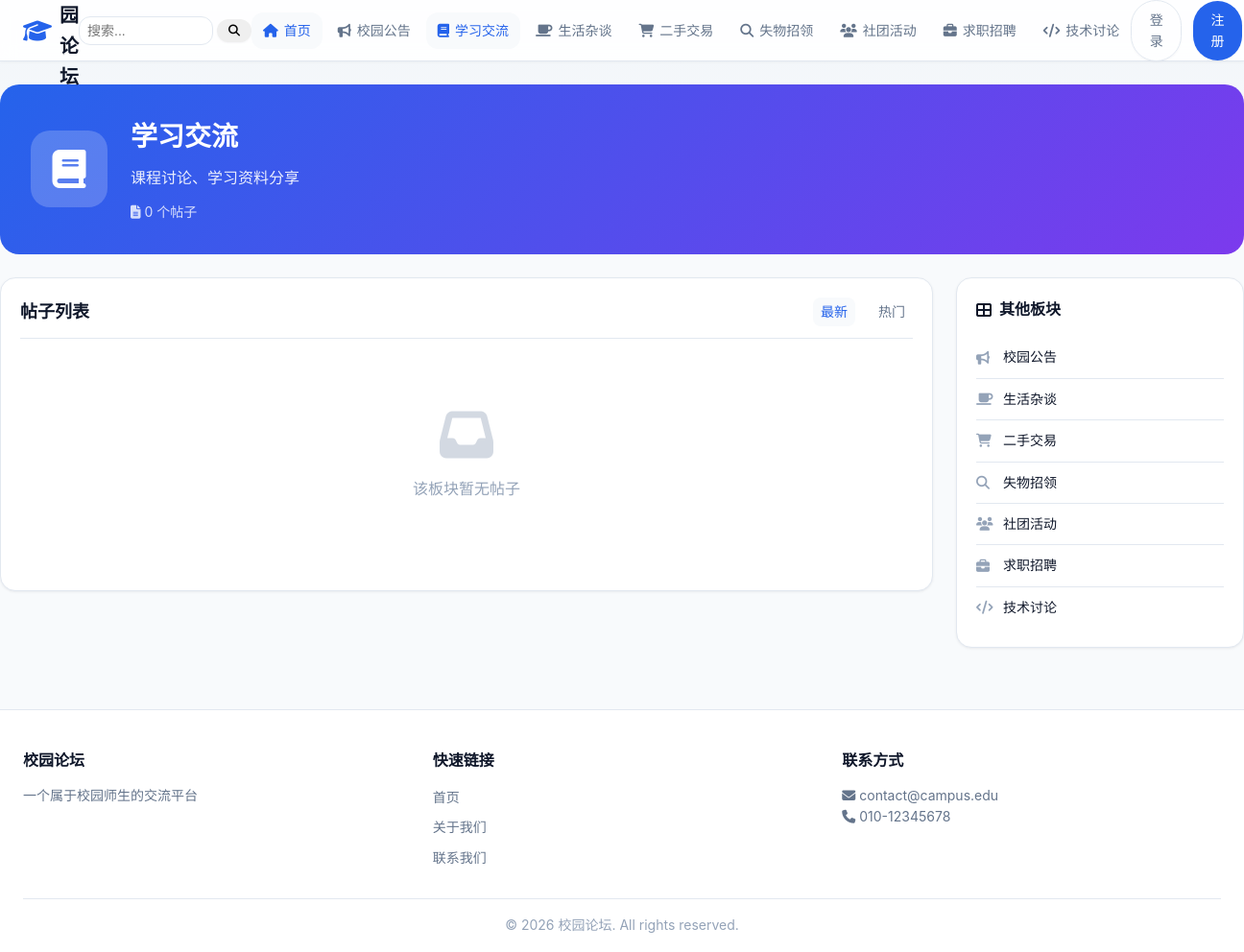
/category.php?id=2, run on the app's committed database.
### tables this page shows
CREATE TABLE categories (
    id INT PRIMARY KEY AUTO_INCREMENT,
    name VARCHAR(50) NOT NULL COMMENT '板块名称',
    description TEXT COMMENT '板块描述',
    icon VARCHAR(50) COMMENT '图标',
    sort_order INT DEFAULT 0 COMMENT '排序',
    status TINYINT DEFAULT 1 COMMENT '状态：0-禁用，1-正常',
    created_at TIMESTAMP DEFAULT CURRENT_TIMESTAMP
);

### includes/functions.php (called while the page is built, shortened)
<?php
function clean($data) {
    return htmlspecialchars(trim($data), ENT_QUOTES, 'UTF-8');
}
function isLoggedIn() {
    return false;
}
function getCurrentUser() {
    if (!isLoggedIn()) {
        return null;
    }
    $pdo = getDBConnection();
    $stmt = $pdo->prepare("SELECT * FROM users WHERE id = ? AND status = 1");
    $stmt->execute([$_SESSION['user_id']]);
    return $stmt->fetch();
}
function getCategories() {
    $pdo = getDBConnection();
    $stmt = $pdo->query("SELECT * FROM categories WHERE status = 1 ORDER BY sort_order ASC");
    return $stmt->fetchAll();
}
function getCategory($id) {
    $pdo = getDBConnection();
    $stmt = $pdo->prepare("SELECT * FROM categories WHERE id = ? AND status = 1");
    $stmt->execute([$id]);
    return $stmt->fetch();
}
function getPostsCount($categoryId = null) {
    $pdo = getDBConnection();
    $sql = "SELECT COUNT(*) FROM posts WHERE status = 1";
    $params = [];
    if ($categoryId) {
        $sql .= " AND category_id = ?";
        $params[] = $categoryId;
    }
    $stmt = $pdo->prepare($sql);
    $stmt->execute($params);
    return $stmt->fetchColumn();
}

### category.php (the view, shortened to what this page needs)
<?php
require_once __DIR__ . '/includes/functions.php';
$categoryId = isset($_GET['id']) ? intval($_GET['id']) : 0;
$category = getCategory($categoryId);
$page = isset($_GET['page']) ? max(1, intval($_GET['page'])) : 1;
$posts = getPosts($categoryId, $page);
$totalPosts = getPostsCount($categoryId);
include __DIR__ . '/includes/header.php';
?>
<div class="category-container">
    <section class="category-header">
        <div class="category-header-content">
            <div class="category-icon-large">
                <i class="fas fa-<?php echo $category['icon']; ?>"></i>
            </div>
            <div class="category-header-info">
                <h1><?php echo clean($category['name']); ?></h1>
                <p><?php echo clean($category['description']); ?></p>
                <div class="category-stats">
                    <span><i class="fas fa-file-alt"></i> <?php echo $totalPosts; ?> 个帖子</span>
                </div>
            </div>
        </div>
    </section>
    <div class="content-wrapper">
        <div class="main-column">
            <section class="posts-section">
                <div class="section-header">
                    <h3>帖子列表</h3>
                    <div class="filter-options">
                        <a href="?id=<?php echo $categoryId; ?>&sort=new" class="<?php echo !isset($_GET['sort']) || $_GET['sort'] == 'new' ? 'active' : ''; ?>">最新</a>
                        <a href="?id=<?php echo $categoryId; ?>&sort=hot" class="<?php echo isset($_GET['sort']) && $_GET['sort'] == 'hot' ? 'active' : ''; ?>">热门</a>
                    </div>
                </div>
                <?php if (empty($posts)): ?>
                <div class="empty-state">
                    <i class="fas fa-inbox"></i>
                    <p>该板块暂无帖子</p>
                </div>
                <?php endif; ?>
            </section>
        </div>
        <aside class="sidebar">
            <div class="widget">
                <h4><i class="fas fa-th-large"></i> 其他板块</h4>
                <ul class="category-list">
                    <?php foreach (getCategories() as $cat): ?>
                    <?php if ($cat['id'] != $categoryId): ?>
                    <li>
                        <a href="category.php?id=<?php echo $cat['id']; ?>">
                            <i class="fas fa-<?php echo $cat['icon']; ?>"></i>
                            <?php echo clean($cat['name']); ?>
                        </a>
                    </li>
                    <?php endif; ?>
                    <?php endforeach; ?>
                </ul>
            </div>
        </aside>
    </div>
</div>
<?php include __DIR__ . '/includes/footer.php'; ?>

### includes/header.php (shortened to what this page needs)
<?php
require_once __DIR__ . '/functions.php';
$currentUser = getCurrentUser();
$categories = getCategories();
?>
<!DOCTYPE html>
<html lang="zh-CN">
<head>
    <link rel="stylesheet" href="assets/css/style.css">
    <link rel="stylesheet" href="https://cdnjs.cloudflare.com/ajax/libs/font-awesome/6.4.0/css/all.min.css">
</head>
<body>
    <header class="header">
        <div class="container">
            <div class="header-inner">
                <a href="index.php" class="logo">
                    <i class="fas fa-graduation-cap"></i>
                    <span><?php echo SITE_NAME; ?></span>
                </a>
                <form method="GET" action="search.php" class="header-search-form">
                    <input type="text" name="q" placeholder="搜索..." value="<?php echo isset($_GET['q']) ? clean($_GET['q']) : ''; ?>">
                    <button type="submit" class="btn btn-sm"><i class="fas fa-search"></i></button>
                </form>
                <nav class="main-nav">
                    <a href="index.php" class="<?php echo !isset($_GET['category']) ? 'active' : ''; ?>">
                        <i class="fas fa-home"></i> 首页
                    </a>
                    <?php foreach ($categories as $cat): ?>
                    <a href="category.php?id=<?php echo $cat['id']; ?>"
                       class="<?php echo isset($_GET['id']) && $_GET['id'] == $cat['id'] ? 'active' : ''; ?>">
                        <i class="fas fa-<?php echo $cat['icon']; ?>"></i> <?php echo clean($cat['name']); ?>
                    </a>
                    <?php endforeach; ?>
                </nav>
                <div class="header-actions">
                    <?php if ($currentUser): ?>
                        <a href="post-create.php" class="btn btn-primary">
                            <i class="fas fa-plus"></i> 发布帖子
                        </a>
                        <?php $notifCount = function_exists('getUnreadNotificationCount') ? getUnreadNotificationCount($currentUser['id']) : 0; ?>
                        <div class="notification-dropdown">
                            <a href="notifications.php" class="notification-trigger" id="notificationTrigger" title="通知">
                                <i class="fas fa-bell"></i>
                                <?php if ($notifCount > 0): ?><span class="notification-badge"><?php echo $notifCount > 99 ? '99+' : $notifCount; ?></span><?php endif; ?>
                            </a>
                            <div class="notification-dropdown-menu" id="notificationDropdown">
                                <div class="notification-dropdown-header">
                                    <a href="notifications.php">通知中心</a>
                                </div>
                                <div class="notification-dropdown-list" id="notificationDropdownList">
                                    <p class="text-muted">加载中...</p>
                                </div>
                            </div>
                        </div>
                        <div class="user-menu">
                            <a href="profile.php" class="user-avatar">
                                <img src="<?php echo getAvatarUrl($currentUser['avatar']); ?>" alt="<?php echo clean($currentUser['nickname'] ?: $currentUser['username']); ?>">
                                <span><?php echo clean($currentUser['nickname'] ?: $currentUser['username']); ?></span>
                                <i class="fas fa-chevron-down"></i>
                            </a>
                            <div class="dropdown-menu">
                                <a href="profile.php"><i class="fas fa-user"></i> 个人中心</a>
                                <a href="my-posts.php"><i class="fas fa-file-alt"></i> 我的帖子</a>
                                <a href="messages.php"><i class="fas fa-envelope"></i> 站内消息</a>
                                <?php if (isAdmin()): ?>
                                <a href="admin/"><i class="fas fa-cog"></i> 后台管理</a>
                                <?php endif; ?>
                                <div class="divider"></div>
                                <a href="logout.php"><i class="fas fa-sign-out-alt"></i> 退出登录</a>
                            </div>
                        </div>
                    <?php else: ?>
                        <a href="login.php" class="btn btn-outline">登录</a>
                        <a href="register.php" class="btn btn-primary">注册</a>
                    <?php endif; ?>
                </div>
            </div>
        </div>
    </header>
    <main class="main-content">

### data on the page
categories: name "校园公告"
categories: name "学习交流", description "课程讨论、学习资料分享"
categories: name "生活杂谈"
categories: name "二手交易"
categories: name "失物招领"
categories: name "社团活动"
categories: name "求职招聘"
categories: name "技术讨论"

### other printed values
$totalPosts "0"
SITE_NAME "校园论坛"
SITE_DESCRIPTION "一个属于校园师生的交流平台"
